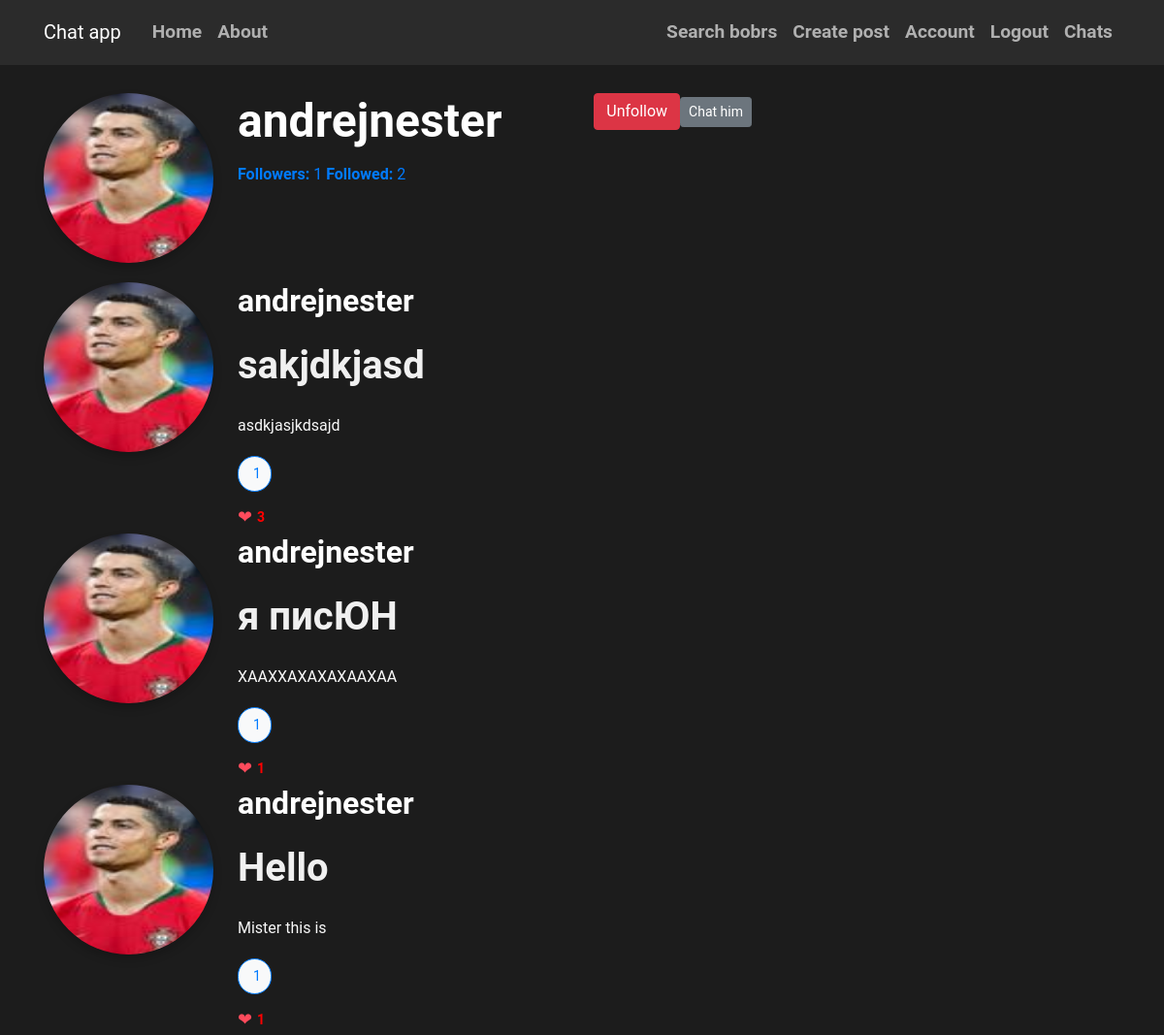
Screenshot of /user_info/andrejnester (signed in) with the database file from the repository.
### flaskblog/models.py (models this page shows, shortened)
class User(db.Model, UserMixin):
    id = db.Column(db.Integer, primary_key=True)
    username = db.Column(db.String(20), unique=True, nullable=False)
    email = db.Column(db.String(120), unique=True, nullable=False)
    image_file = db.Column(db.String(20), nullable=False, default='default.jpg')
    password = db.Column(db.String(60), nullable=False)
    posts = db.relationship('Post', backref='author', lazy=True)
    followed = db.relationship('Follow', foreign_keys='Follow.follower_id',
                               back_populates='follower', lazy='dynamic',
                               cascade='all, delete-orphan')
    followers = db.relationship('Follow', foreign_keys='Follow.followed_id',
                                back_populates='followed', lazy='dynamic',
                                cascade='all, delete-orphan')
    sent_messages = db.relationship('Message', foreign_keys='Message.sender_id',
                                    back_populates='sender', lazy=True)
    received_messages = db.relationship('Message', foreign_keys='Message.recipient_id',
                                        back_populates='recipient', lazy=True)
    groups=db.relationship('Group', secondary='user_groups', back_populates='members')
    def is_following(self, user):
        return self.followed.filter_by(followed_id=user.id).first() is not None

class Post(db.Model):
    id = db.Column(db.Integer, primary_key=True)
    title = db.Column(db.String(100), nullable=False)
    date_posted = db.Column(db.DateTime, nullable=False, default=datetime.utcnow)
    content = db.Column(db.Text, nullable=False)
    user_id = db.Column(db.Integer, db.ForeignKey('user.id'), nullable=False)
    comments = db.relationship('Comment', backref='post', lazy='dynamic')
    post_likes = db.relationship('Like', back_populates='post', lazy='dynamic')

### flaskblog/routes.py (the view)
@app.route("/user_info/<username>")
def user_info(username):
    user = User.query.filter_by(username=username).first_or_404()
    page = request.args.get('page', 1, type=int)
    posts = Post.query.filter_by(author=user).order_by(Post.date_posted.desc()).paginate(page=page, per_page=5)
    return render_template('user_info.html', user=user, posts=posts)

### flaskblog/models.py (called while the page is built)
@login_manager.user_loader
def load_user(user_id):
    return User.query.get(int(user_id))

### flaskblog/templates/user_info.html (shortened to what this page needs)
{% extends "base.html" %}
{% block content %}
<div class="contain">
  <div class="user-info-section">
    <div class="media">
      <img class="rounded-circle account-img" src="{{ url_for('static', filename='pictures/' + user.image_file) }}" alt="Profile Image">
      <div class="media-body">
        <h2 class="account-heading">{{ user.username }}</h2>
        <a href="{{ url_for('followers',username=user.username) }}"><strong>Followers:</strong> {{ user.followers.count() }}</a>
        <a href="{{ url_for('followed',username=user.username) }}"><strong>Followed:</strong> {{ user.followed.count() }}</a>
      </div>
      {% if current_user.is_authenticated and current_user.username != user.username %}
        {% if current_user.is_following(user) %}
          <a href="{{ url_for('unfollow', username=user.username) }}" class="btn btn-danger">Unfollow</a>
        {% else %}
          <a href="{{ url_for('follow', username=user.username) }}" class="btn btn-primary">Follow</a>
        {% endif %}
        <a class="btn btn-secondary btn-sm mt-1 mb-1" href="{{ url_for('chat', recipient_username=user.username) }}">Chat him</a>
      {% endif %}
    </div>
  </div>
  <div class="user-posts-section">
    {% for post in posts %}
    <div class="post-card">
      <div class="media">
        <img class="rounded-circle account-img" src="{{ url_for('static', filename='pictures/' + post.author.image_file) }}" alt="Profile Image">
        <div class="media-body">
          <h2 class="post-author">{{ post.author.username }}</h2>
          <h2><a class="article-title" href="{{ url_for('post', post_id=post.id) }}">{{ post.title }}</a></h2>
          <p class="post-content">{{ post.content }}</p>
          <button class="comment-button">
             {{ post.comments.count() }}
          </button>
          <div class="likes-container">
            <span class="like-icon">&#10084;</span>
            <a href="{{ url_for('post_likes', post_id=post.id) }}" class="likes-count">{{ post.post_likes.count() }}</a>
          </div>
        </div>
      </div>
    </div>
    {% endfor %}
  </div>
</div>
{% endblock %}

### flaskblog/static/main.css (style rules this page uses)
body { background: #1c1c1c; color: #f8f8f8; margin-top: 6rem; font-family: 'Roboto', sans-serif; line-height: 1.8; }
h1, h2, h3, h4, h5, h6 { color: #ffffff; margin-bottom: 1.5rem; font-weight: 700; }
.article-title { color: #f0f0f0; font-size: 2.5rem; font-weight: 600; }
.account-img { height: 175px; width: 175px; margin-right: 25px; margin-bottom: 20px; border-radius: 50%; box-shadow: 0 5px 10px rgba(0, 0, 0, 0.2); }
.account-heading { font-size: 3rem; color: #ffffff; margin-bottom: 0.8rem; }
button, input[type="submit"] { background-color: #444444; color: #ffffff; border: none; border-radius: 6px; padding: 12px 25px; font-size: 1.2rem; cursor: pointer; transition: background-color 0.3s ease; }
.comment-button { background-color: #f8f9fa; border: 1px solid #007bff; color: #007bff; font-size: 14px; padding: 5px 10px; border-radius: 20px; display: flex; align-items: center; cursor: pointer; transition: background-color 0.3s, color 0.3s; }
.likes-container { display: flex; align-items: center; margin-top: 10px; }
.like-icon { font-size: 18px; color: #ff4b5c; margin-right: 5px; }
.likes-count { font-size: 14px; color: red; font-weight: bold; }

### rows the page displays
User: image_file (picture), username "andrejnester"
Post: image_file (picture), author.username "andrejnester", title "sakjdkjasd", content "asdkjasjkdsajd", comments.count "1", post_likes.count "3"
Post: image_file (picture), author.username "andrejnester", title "я писЮН", content "ХААХХАХАХАХААХАА", comments.count "1", post_likes.count "1"
Post: image_file (picture), author.username "andrejnester", title "Hello", content "Mister this is", comments.count "1", post_likes.count "1"

### other values shown
{{ user.followers.count() }} "1"
{{ user.followed.count() }} "2"
